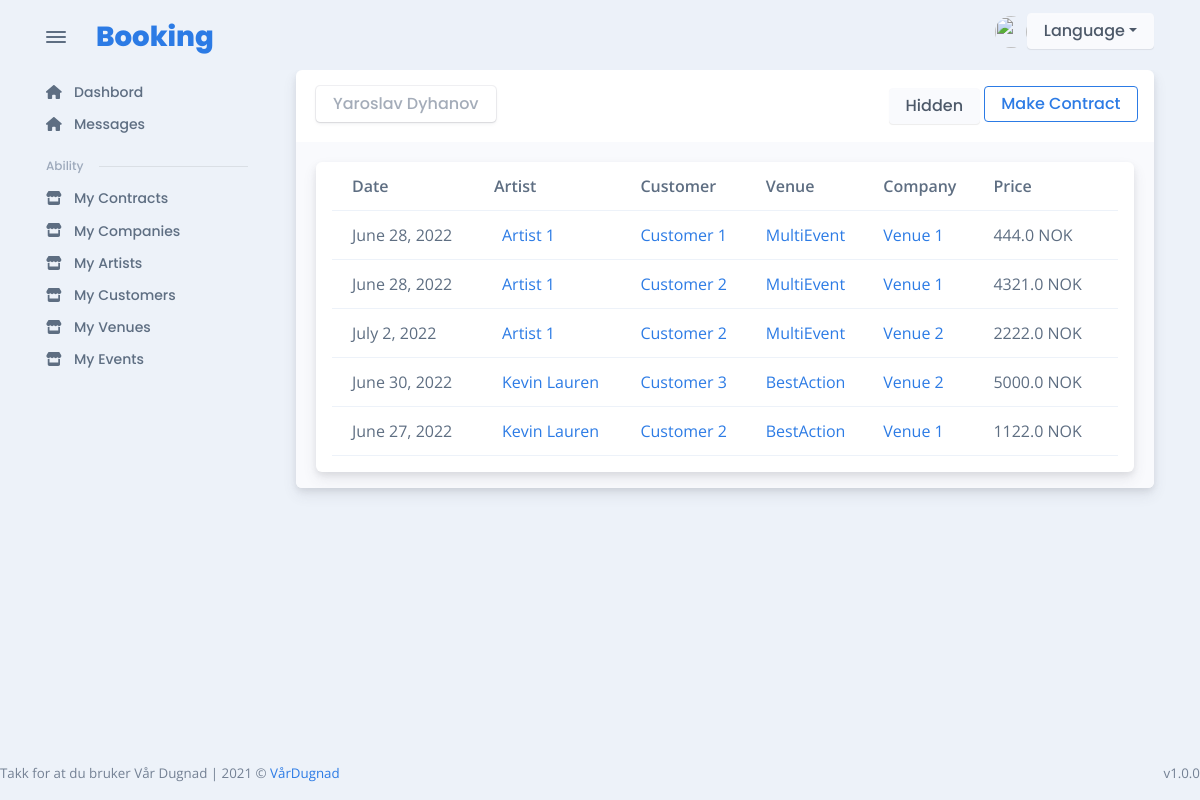
Before: /en/contract/user_contracts/12/visible/ (signed in) with the older database file.
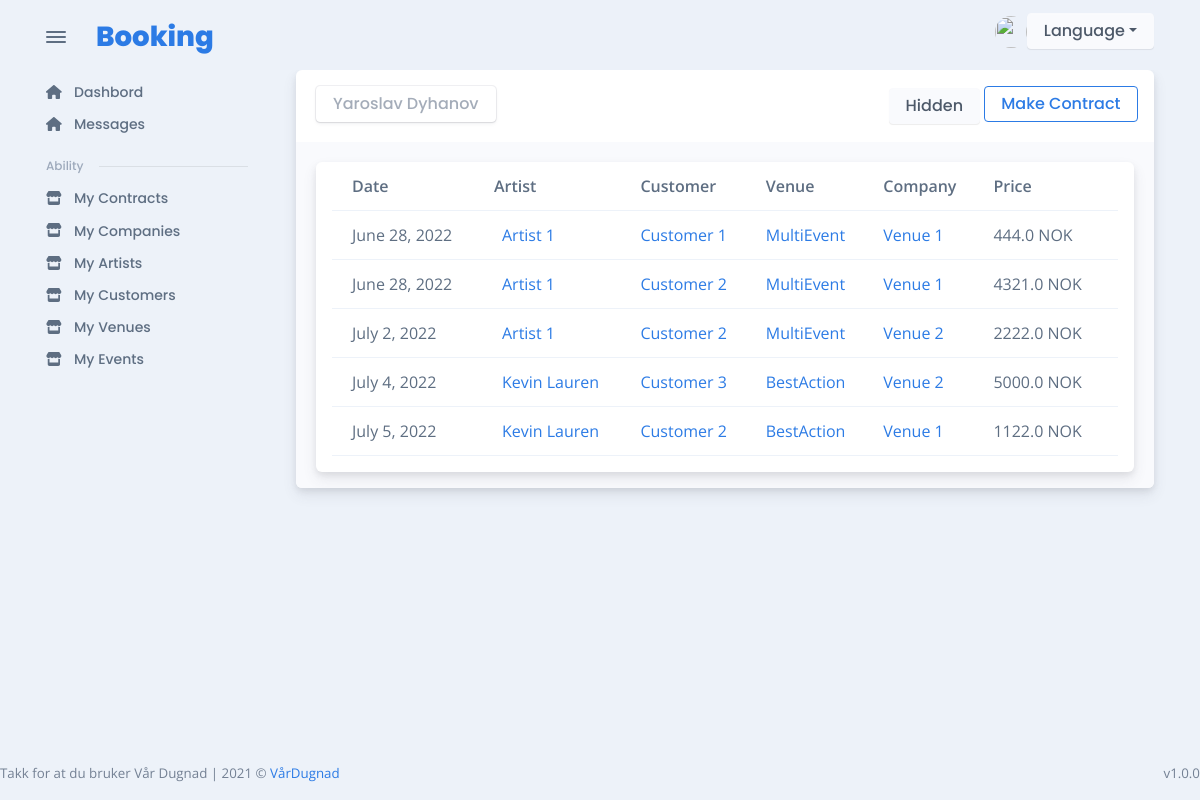
After: the same page with the newer database file.
### contract/models.py (models this page shows, shortened)
class Contract(models.Model):
    artist = models.ForeignKey(
        Artist, verbose_name=("Contract artist"), on_delete=models.CASCADE, null=True
    )
    customer = models.ForeignKey(
        Customer, verbose_name=("Customer"), on_delete=models.CASCADE, null=True
    )
    company = models.ForeignKey(
        Company, verbose_name=("Company"), on_delete=models.CASCADE, null=True
    )
    venue = models.ForeignKey(
        Venue, verbose_name=("Venue"), on_delete=models.CASCADE, null=True
    )
    price = models.FloatField(("Price"), max_length=255)
    payment_methods = models.TextField(("Payment Methods"), null=True)
    date = models.DateField("Date", null=True)
    comment = models.TextField(("Comment"), blank=True, null=True)
    visible = models.BooleanField(("Visible"), default=True, null=True)
    signed = models.BooleanField(("Signed"), default=False, null=True)
    ADITIONAL_STAFF_CHOICES = (
        ("Reise", "Reise"),
        ("Hotell", "Hotell"),
        ("Tono", "Tono"),
        ("Interntransport", "Interntransport"),
        ("Middag", "Middag"),
        ("Lunsj", "Lunsj"),
        ("Teknikk", "Teknikk"),
    )
    aditional_staff = MultiSelectField(choices=ADITIONAL_STAFF_CHOICES, null=True)
    contract = RichTextField("Artist Contract", null=True, blank=True)
    contract_pdf_url = models.CharField(
        ("Contract PDF"), max_length=150, null=True, blank=True
    )
    class Meta:
        unique_together = ("artist", "customer", "date")

### artist/models.py (models this page shows, shortened)
class Artist(models.Model):
    name = models.CharField("name", max_length=255, unique=True)
    technical_raider = RichTextField("technical raider")
    hospitality_raider = RichTextField("technical raider")
    active = models.BooleanField(default=True)
    date_created = models.DateField(
        "Date created",
    )

### customer/models.py (models this page shows, shortened)
class Customer(models.Model):
    organization_number = models.CharField(
        "Organization number", max_length=255, unique=True
    )
    name = models.CharField("Name", max_length=255, unique=True)
    address = models.CharField("Address", max_length=255)
    zip_code = models.CharField("Zip Code", max_length=255)
    city = models.CharField("City", max_length=255)
    active = models.BooleanField(default=True)

### company/models.py (models this page shows, shortened)
class Company(models.Model):
    organization_number = models.CharField(("Organozation Number"), max_length=150)
    name = models.CharField(("Name"), max_length=150)
    address = models.CharField(("Address"), max_length=150)
    zip_code = models.CharField(("Zip Code"), max_length=50)
    city = models.CharField(("City"), max_length=50)
    terms = RichTextField("Terms", null=True)
    icon = models.FileField(("icon"), upload_to="category_image", null=True)
    active = models.BooleanField(("Active"), default=True)

### venue/models.py (models this page shows, shortened)
class Venue(models.Model):
    name = models.CharField("Name", max_length=255)
    address = models.CharField("Address", max_length=255)
    zip_code = models.CharField("Zip Code", max_length=255)
    city = models.CharField("City", max_length=255)
    phone = models.CharField("Phone", max_length=255)
    email = models.EmailField(
        "Email", max_length=255, error_messages={"key": "Invalid email"}
    )
    capacity = models.CharField("Capacity", max_length=255)
    opening = models.TimeField(("Opening Time"), auto_now=False, auto_now_add=False)
    closing = models.TimeField(("Closing Time"), auto_now=False, auto_now_add=False)
    age_limit = models.IntegerField(("Age Limit"))
    comment = models.TextField(("Comment"), blank=True)
    equipment = models.TextField(("Equipment"), blank=True)
    POWER_CHOICES = (
        ("32 Amp Blå", "32 Amp Blå"),
        ("32 Amp rød", "32 Amp rød"),
        ("63 Amp Blå", "63 Amp Blå"),
        ("63 Amp rød", "63 Amp rød"),
    )
    power = MultiSelectField(choices=POWER_CHOICES)
    active = models.BooleanField(default=True)

### contract/views.py (the view)
@login_required(login_url="login")
def get_visible_contracts_for_user(request, user_id):
    user = user_handle.get_user_by_id(user_id)
    try:
        contracts = handle_contract.get_contracts_for_user(user)
    except Exception as err:
        print(err)
        messages.error(request, "Something went wrong")
    return render(
        request,
        "contract/contracts_for_user.html",
        {"contracts": contracts, "hidden": False},
    )

### artist/templatetags/artist_tags.py (called while the page is built)
@register.filter
def has_access_to_artist(user):
    return ArtistAccess.objects.filter(access=user)

@register.filter
def has_access_full_to_company(user):
    return CompanyAccess.objects.filter(access=user, admin=True)

@register.filter
def get_name_hidden_block_contract(contract_id):
    return f"contract_id_hidden_block_{contract_id}"

@register.filter
def is_allowed_to_change(user, contract):
    return ContractEventTeam.objects.filter(contract=contract, user=user, role="admin")

@register.filter
def user_company_admin(user):
    return CompanyAccess.objects.filter(access=user, admin=True)

### contract/services/handle_contract.py (called while the page is built)
def get_contracts_for_user(user, visible=True):
    customer_ids = [
        el.customer.id for el in CustomerAccess.objects.filter(access=user, admin=True)
    ]
    contract_ids = [
        el.contract.id for el in ContractEventTeam.objects.filter(user=user)
    ]
    return Contract.objects.filter(id__in=contract_ids, visible=visible)

### customer/templatetags/customer_tags.py (called while the page is built)
@register.filter
def has_access_to_customer(user):
    return CustomerAccess.objects.filter(access=user)

### event/templatetags/event_tags.py (called while the page is built)
@register.filter
def has_access_to_event(user):
    return EventTeam.objects.filter(user = user)

### users/models.py (called while the page is built)
    @property
    def is_staff(self):
        return self.staff

### templates/contract/contracts_for_user.html (shortened to what this page needs)
{% extends 'base/auth_base.html' %}
{% load static %}
{% load widget_tweaks %}
{% load artist_tags %}
{% block link %}
    <link rel="stylesheet" href="{% static  'css/artist_events.css' %}">
{% endblock link %}
{% block content %}
<div class="card">
  <div class="card-header">
    <div class="row flex-between-center">
      <div class="col-4 col-sm-auto  align-items-center pe-0" style="width:99%; display: flex; justify-content: space-between;">
        <div class="btn btn-falcon-default me-1 mb-1 disabled">{{user.get_full_name}}</div>
        <div class="block">
            {% if not hidden %}
                <a class="btn btn-light" href="{% url 'get_hidden_contracts_for_user' user.id %}">Hidden</a>
                {% if user|user_company_admin %}
                    <a class="btn btn-outline-primary  me-1 mb-1"   href="{% url 'customer_create_contract_from_user' user.id %}">Make Contract</a>
                {% endif %}
            {% else %}
                <a class="btn btn-success" href="{% url 'get_visible_contracts_for_user' user.id %}">Visible</a>
            {% endif %}
        </div>
      </div>
    </div>
  </div>
  <div class="card-body bg-light pb-0">
      {% if contracts|length %}
      <div class="container">
        <div class="row" id="main">
            <div class="card mb-3" style="max-width: 1800px;">
                <div class="row g-0" id="row_row">
                    <table class="table table-hover table-striped overflow-hidden contract_table_list">
                    <thead>
                        <tr>
                        <th scope="col">Date</th>
                        <th scope="col">Artist</th>
                        <th scope="col">Customer</th>
                        <th scope="col">Venue</th>
                        <th scope="col">Company</th>
                        <th score="col">Price</th>
                        </tr>
                    </thead>
                    <tbody>
                        {% for contract in contracts %}
                            <tr class="align-middle table_contract_main_row" id="{{contract.id|get_name_hidden_block_contract}}">
                                <td>{{contract.date}}</td>
                                <td class="text-nowrap">
                                    <div class="d-flex align-items-center">
                                        <div class="ms-2"><a href="{% url 'artist_details' contract.artist.id -1 %}">{{contract.artist.name}}</a></div>
                                    </div>
                                </td>
                                <td><div class="block">
                                    <a href="{% url 'customer_details' contract.customer.id %}">{{contract.customer.name}}</a>
                                </div></td>
                                <td><div class="block">
                                    <a href="{% url 'get_company_details' contract.company.id %}">{{contract.company.name}}</a>
                                </div></td>
                                <td><div class="block">
                                    <a href="{% url 'get_venue_details' contract.venue.id %}">{{contract.venue.name}}</a>
                                </div></td>
                                <td>{{contract.price}} <span>NOK</span></td>
                            </tr>
                        {% endfor %}
                    </tbody>
                    </table>
                    </div>
                </div>
            </div>
        </div>
    </div>
      {% else %}
        {% if hidden %}
            <p>There is no any hidden contract</p>
        {% else %}
            <p>This custoer has no contarct</p>
        {% endif %}
      {% endif %}
    </div>
  </div>
  </div>
{% endblock %}

Changed rows visible on the page:
changed Contract "Customer 3": date "June 30, 2022" → "July 4, 2022"
changed Contract: date "June 27, 2022" → "July 5, 2022"
